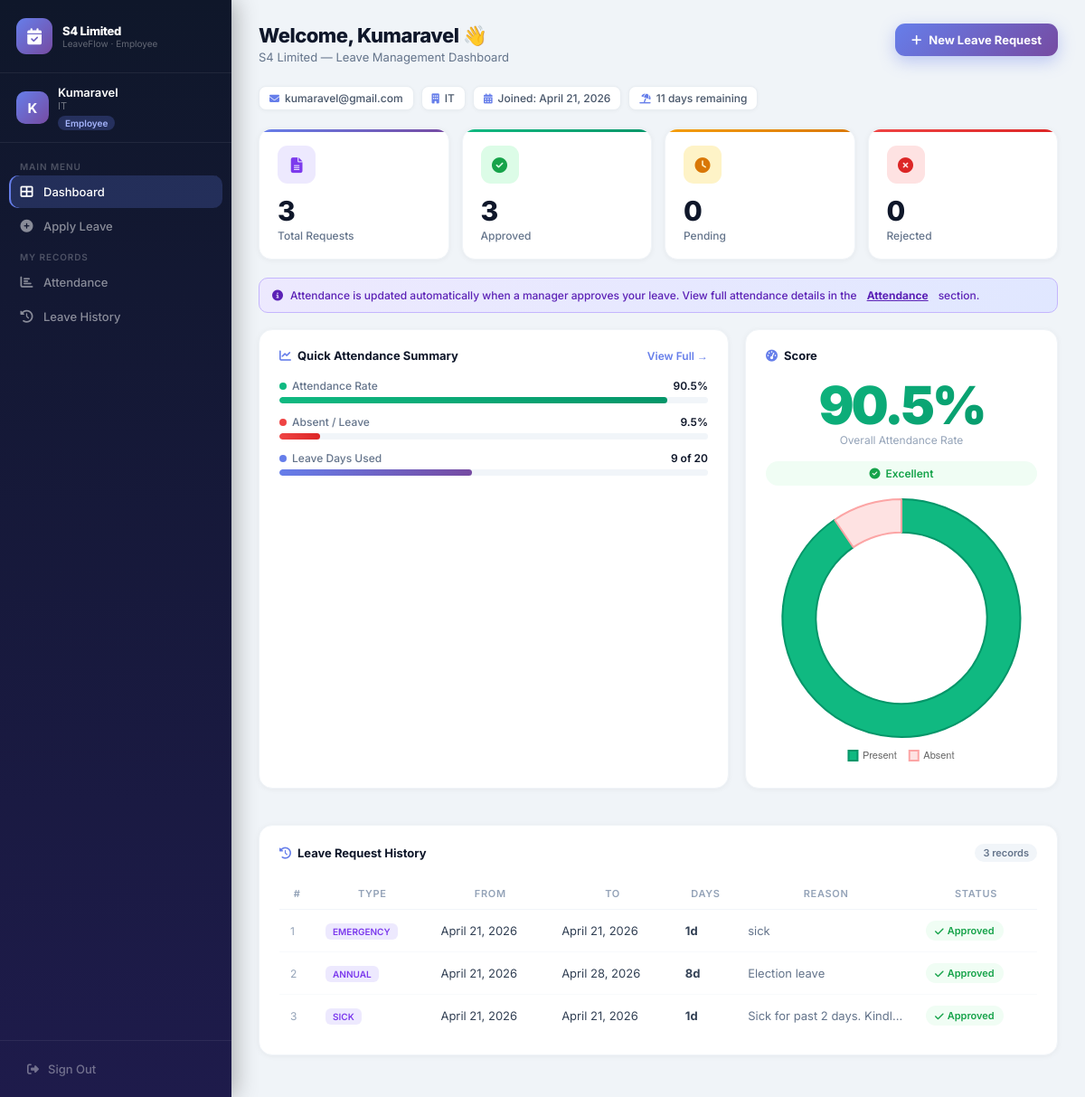
/employee/ (signed in), run on the app's committed database.
### employees/models.py (models this page shows, shortened)
class Employee(models.Model):
    ROLE_CHOICES  = [('EMPLOYEE','Employee'),('MANAGER','Manager')]
    DEPT_CHOICES  = [('IT','IT'),('HR','HR'),('Finance','Finance'),
                     ('Operations','Operations'),('Marketing','Marketing')]
    name               = models.CharField(max_length=100)
    email              = models.EmailField(unique=True)
    password           = models.CharField(max_length=100)
    role               = models.CharField(max_length=10, choices=ROLE_CHOICES)
    department         = models.CharField(max_length=20, choices=DEPT_CHOICES, default='IT')
    attendance_percent = models.FloatField(default=95.0)
    leave_balance      = models.IntegerField(default=20)
    joined_date        = models.DateField(null=True, blank=True)

class LeaveRequest(models.Model):
    STATUS_CHOICES = [('PENDING','Pending'),('APPROVED','Approved'),('REJECTED','Rejected')]
    LEAVE_TYPES    = [('SICK','Sick Leave'),('CASUAL','Casual Leave'),
                      ('ANNUAL','Annual Leave'),('EMERGENCY','Emergency')]
    employee   = models.ForeignKey(Employee, on_delete=models.CASCADE)
    leave_type = models.CharField(max_length=15, choices=LEAVE_TYPES, default='CASUAL')
    start_date = models.DateField()
    end_date   = models.DateField()
    reason     = models.TextField()
    status     = models.CharField(max_length=10, choices=STATUS_CHOICES, default='PENDING')
    applied_on = models.DateField(null=True, blank=True, auto_now_add=True)
    def days(self):
        return (self.end_date - self.start_date).days + 1

### employees/views.py (the view)
# urls.py: path('employee/',                     views.employee_dashboard, name='employee_dashboard'),
def employee_dashboard(request):
    if request.session.get('role') != 'EMPLOYEE':
        return redirect('login')
    uid      = request.session.get('user_id')
    employee = Employee.objects.get(id=uid)
    leaves   = LeaveRequest.objects.filter(employee_id=uid).order_by('-id')
    approved = leaves.filter(status='APPROVED').count()
    pending  = leaves.filter(status='PENDING').count()
    rejected = leaves.filter(status='REJECTED').count()
    att_gap  = round(100 - employee.attendance_percent, 1)
    used     = 20 - employee.leave_balance
    return render(request, 'employee_dashboard.html', {
        'employee': employee, 'leaves': leaves,
        'approved': approved, 'pending': pending, 'rejected': rejected,
        'att_gap': att_gap, 'leave_used': used,
    })

### employees/templates/employee_dashboard.html (shortened to what this page needs)
<!DOCTYPE html>
<html lang="en">
<head>
<link href="https://cdnjs.cloudflare.com/ajax/libs/font-awesome/6.4.0/css/all.min.css" rel="stylesheet">
</head>
<body>
<div class="sb">
  <div class="sb-hd">
    <div class="sb-logo"><i class="fas fa-calendar-check"></i></div>
    <div><div class="sb-co">S4 Limited</div><div class="sb-tag">LeaveFlow &middot; Employee</div></div>
  </div>
  <div class="sb-user">
    <div class="sb-av">{{ employee.name|first }}</div>
    <div><div class="sb-un">{{ employee.name }}</div><div class="sb-ud">{{ employee.department }}</div>
    <div class="sb-badge">Employee</div></div>
  </div>
  <div class="sb-nav">
    <div class="sb-lbl">Main Menu</div>
    <a href="{% url 'employee_dashboard' %}" class="sb-a on"><i class="fas fa-th-large"></i>Dashboard</a>
    <a href="{% url 'apply_leave' %}"        class="sb-a"><i class="fas fa-plus-circle"></i>Apply Leave</a>
    <div class="sb-lbl">My Records</div>
    <a href="{% url 'attendance' %}"         class="sb-a"><i class="fas fa-chart-bar"></i>Attendance</a>
    <a href="#history"                       class="sb-a"><i class="fas fa-history"></i>Leave History</a>
  </div>
  <div class="sb-ft"><a href="{% url 'logout' %}" class="sb-out"><i class="fas fa-sign-out-alt"></i>Sign Out</a></div>
</div>
<div class="main">
  <div class="topbar">
    <div>
      <div class="pg-title">Welcome, {{ employee.name }} &#128075;</div>
      <div class="pg-sub">S4 Limited &mdash; Leave Management Dashboard</div>
    </div>
    <a href="{% url 'apply_leave' %}" class="new-btn"><i class="fas fa-plus"></i>New Leave Request</a>
  </div>
  <div class="chips">
    <div class="chip"><i class="fas fa-envelope"></i>{{ employee.email }}</div>
    <div class="chip"><i class="fas fa-building"></i>{{ employee.department }}</div>
    <div class="chip"><i class="fas fa-calendar-alt"></i>Joined: {{ employee.joined_date }}</div>
    <div class="chip"><i class="fas fa-umbrella-beach"></i>{{ employee.leave_balance }} days remaining</div>
  </div>
  <div class="kpis">
    <div class="kpi k1"><div class="kpi-ic ki1"><i class="fas fa-file-alt"></i></div>
      <div class="kpi-v">{{ leaves.count }}</div><div class="kpi-l">Total Requests</div></div>
    <div class="kpi k2"><div class="kpi-ic ki2"><i class="fas fa-check-circle"></i></div>
      <div class="kpi-v">{{ approved }}</div><div class="kpi-l">Approved</div></div>
    <div class="kpi k3"><div class="kpi-ic ki3"><i class="fas fa-clock"></i></div>
      <div class="kpi-v">{{ pending }}</div><div class="kpi-l">Pending</div></div>
    <div class="kpi k4"><div class="kpi-ic ki4"><i class="fas fa-times-circle"></i></div>
      <div class="kpi-v">{{ rejected }}</div><div class="kpi-l">Rejected</div></div>
  </div>
  <div class="att-notice">
    <i class="fas fa-info-circle"></i>
    Attendance is updated automatically when a manager approves your leave.
    View full attendance details in the <a href="{% url 'attendance' %}" style="color:#5b21b6;font-weight:700;margin:0 3px">Attendance</a> section.
  </div>
  <div class="two-col">
    <div class="card">
      <div class="card-hd"><div class="card-title"><i class="fas fa-chart-line"></i>Quick Attendance Summary</div>
        <a href="{% url 'attendance' %}" style="font-size:12px;color:#667eea;font-weight:600;text-decoration:none">View Full &rarr;</a></div>
      <div class="prog">
        <div class="prog-top">
          <span class="prog-lbl"><span class="prog-dot" style="background:#10b981"></span>Attendance Rate</span>
          <span class="prog-val">{{ employee.attendance_percent }}%</span>
        </div>
        <div class="prog-bar"><div class="prog-fill pg" style="width:{{ employee.attendance_percent }}%"></div></div>
      </div>
      <div class="prog">
        <div class="prog-top">
          <span class="prog-lbl"><span class="prog-dot" style="background:#ef4444"></span>Absent / Leave</span>
          <span class="prog-val">{{ att_gap }}%</span>
        </div>
        <div class="prog-bar"><div class="prog-fill pr" style="width:{{ att_gap }}%"></div></div>
      </div>
      <div class="prog">
        <div class="prog-top">
          <span class="prog-lbl"><span class="prog-dot" style="background:#667eea"></span>Leave Days Used</span>
          <span class="prog-val">{{ leave_used }} of 20</span>
        </div>
        <div class="prog-bar"><div class="prog-fill pp" style="width:{% widthratio leave_used 20 100 %}%"></div></div>
      </div>
    </div>
    <div class="card">
      <div class="card-hd"><div class="card-title"><i class="fas fa-tachometer-alt"></i>Score</div></div>
      <div class="att-score {% if employee.attendance_percent >= 90 %}att-g{% elif employee.attendance_percent >= 75 %}att-o{% else %}att-r{% endif %}">{{ employee.attendance_percent }}%</div>
      <div class="att-lbl">Overall Attendance Rate</div>
      <div class="att-status {% if employee.attendance_percent >= 90 %}s-good{% elif employee.attendance_percent >= 75 %}s-avg{% else %}s-poor{% endif %}">
        {% if employee.attendance_percent >= 90 %}<i class="fas fa-check-circle"></i>Excellent
        {% elif employee.attendance_percent >= 75 %}<i class="fas fa-exclamation-circle"></i>Average
        {% else %}<i class="fas fa-times-circle"></i>Poor{% endif %}
      </div>
      <canvas id="attChart" height="150"></canvas>
    </div>
  </div>
  <div class="card" id="history">
    <div class="card-hd">
      <div class="card-title"><i class="fas fa-history"></i>Leave Request History</div>
      <span class="cnt">{{ leaves.count }} records</span>
    </div>
    <table>
      <thead><tr>
        <th class="th">#</th><th class="th">Type</th><th class="th">From</th>
        <th class="th">To</th><th class="th">Days</th><th class="th">Reason</th><th class="th">Status</th>
      </tr></thead>
      <tbody>
      {% for leave in leaves %}
      <tr>
        <td class="td" style="color:#94a3b8;font-size:12px">{{ forloop.counter }}</td>
        <td class="td"><span class="lt">{{ leave.leave_type }}</span></td>
        <td class="td">{{ leave.start_date }}</td>
        <td class="td">{{ leave.end_date }}</td>
        <td class="td"><strong>{{ leave.days }}d</strong></td>
        <td class="td" style="max-width:160px;overflow:hidden;text-overflow:ellipsis;white-space:nowrap;color:#64748b">{{ leave.reason }}</td>
        <td class="td">
          {% if leave.status == 'APPROVED' %}<span class="st st-a"><i class="fas fa-check"></i>Approved</span>
          {% elif leave.status == 'REJECTED' %}<span class="st st-r"><i class="fas fa-times"></i>Rejected</span>
          {% else %}<span class="st st-p"><i class="fas fa-clock"></i>Pending</span>{% endif %}
        </td>
      </tr>
      {% empty %}
      <tr><td colspan="7"><div class="empty"><i class="fas fa-folder-open"></i>No requests yet. Click New Leave Request to get started.</div></td></tr>
      {% endfor %}
      </tbody>
    </table>
  </div>
</div>
<script>
new Chart(document.getElementById('attChart'),{
  type:'doughnut',
  data:{labels:['Present','Absent'],
    datasets:[{data:[{{ employee.attendance_percent }},{{ att_gap }}],
      backgroundColor:['#10b981','#fee2e2'],borderColor:['#059669','#fca5a5'],
      borderWidth:2,hoverOffset:5}]},
  options:{responsive:true,plugins:{legend:{position:'bottom',
    labels:{padding:14,font:{size:11},boxWidth:10}}},cutout:'72%'}
});
</script>
</body>
</html>

### data on the page
Employee: name|first "K", name "Kumaravel", department "IT", email "kumaravel@gmail.com", joined_date "April 21, 2026", leave_balance "11", attendance_percent "90.5"
LeaveRequest: leave_type "EMERGENCY", start_date "April 21, 2026", end_date "April 21, 2026", days "1", reason "sick", status "APPROVED" (drawn)
LeaveRequest: leave_type "ANNUAL", start_date "April 21, 2026", end_date "April 28, 2026", days "8", reason "Election leave", status "APPROVED" (drawn)
LeaveRequest: leave_type "SICK", start_date "April 21, 2026", end_date "April 21, 2026", days "1", reason "Sick for past 2 days. Kindl…", status "APPROVED" (drawn)

### other printed values
{{ leaves.count }} "3"
{{ approved }} "3"
{{ pending }} "0"
{{ rejected }} "0"
{{ att_gap }} "9.5"
{{ leave_used }} "9"
chart data {{ employee.attendance_percent }} 90.5
chart data {{ att_gap }} 9.5
